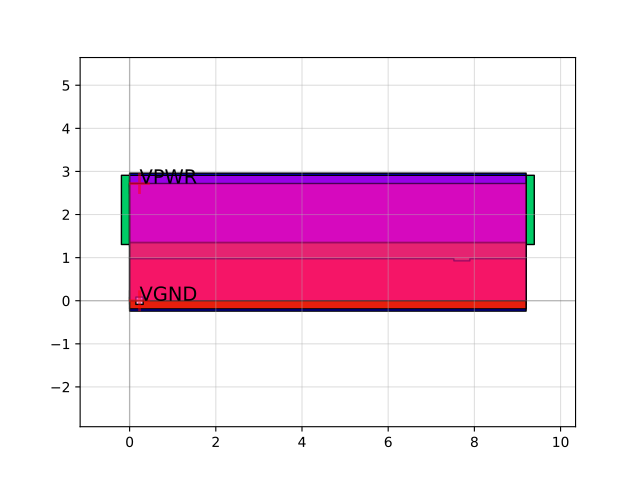

Reproduce this figure in Python.
import sky130

c = sky130.components.sky130_fd_sc_hd__xor3_2()
c.plot()
